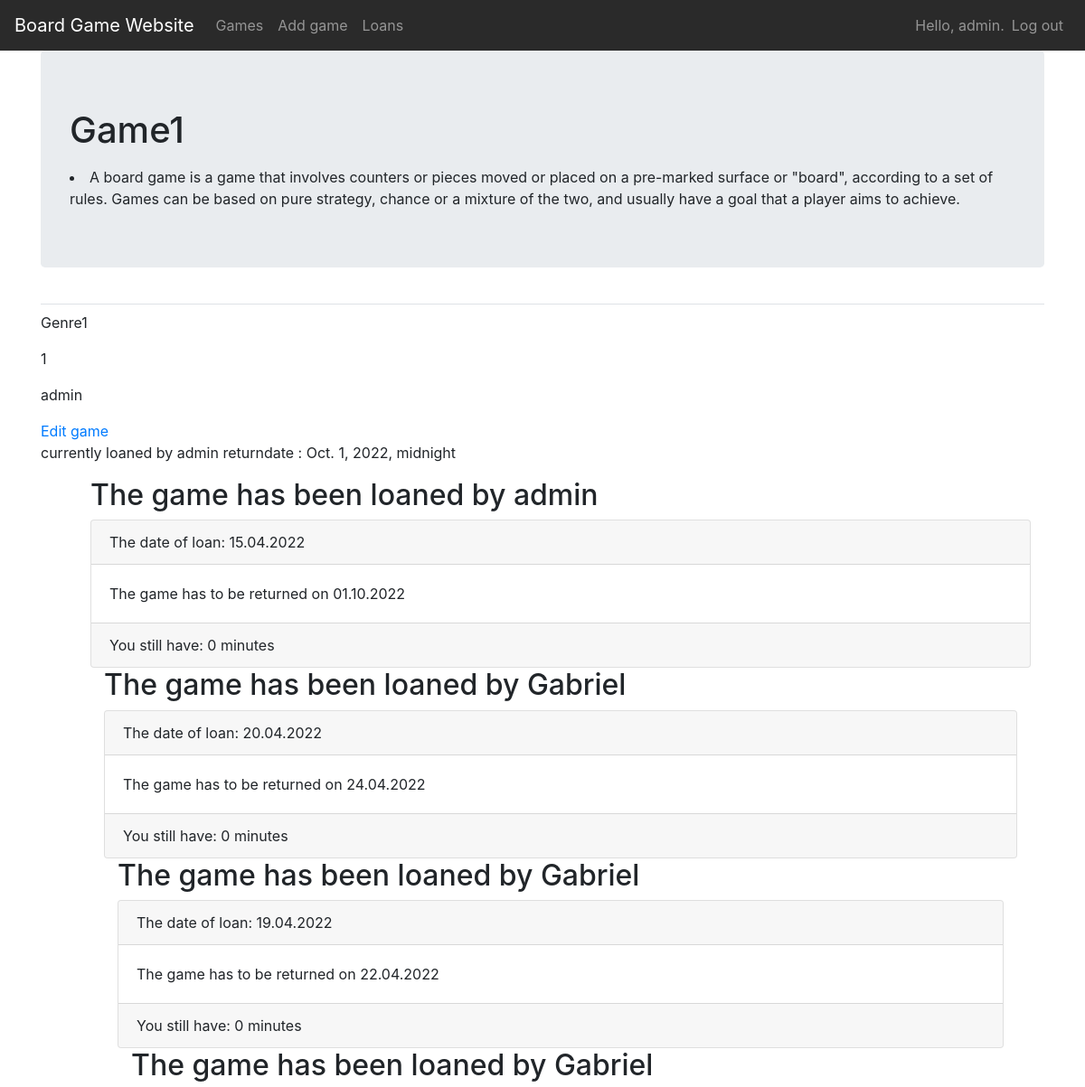
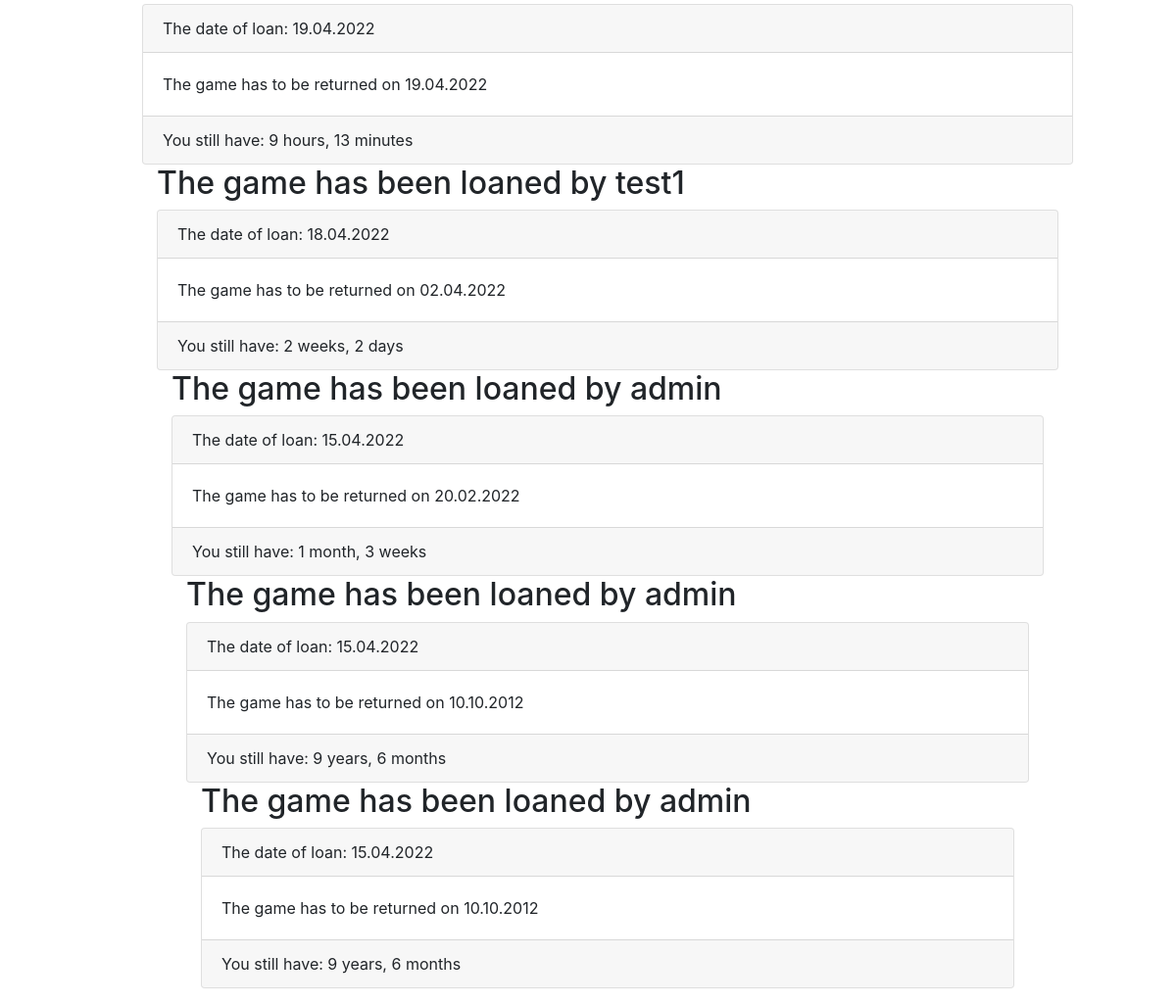
Page /games/7/ (signed in) on the committed database (2 pictures, top to bottom).
### board_games/models.py (models this page shows, shortened)
class BoardGame(models.Model):
    game = models.CharField(max_length=100)
    genre = models.CharField(max_length=200)
    year_published = models.IntegerField()
    description = models.CharField(max_length=500)
    owner = models.ForeignKey(User, on_delete=models.CASCADE)
    loaned = models.BooleanField(default=False)

class GameLoan(models.Model):
    game = models.ForeignKey(BoardGame, on_delete=models.CASCADE)
    owner = models.ForeignKey(User, on_delete=models.CASCADE)
    date_loaned = models.DateTimeField(auto_now_add=True)
    return_date = models.DateTimeField()
    returned = models.BooleanField(default=False)

### board_games/views.py (the view)
# urls.py: path("games/<int:game_id>/", views.game_info, name="game_info"),
@login_required
def game_info(request, game_id):
    game = BoardGame.objects.get(id=game_id)
    loans = GameLoan.objects.filter(game=game).order_by("-return_date")
    context = {"game": game, "loans": loans}
    return render(request, "board_games/game_info.html", context)

### board_games/templates/board_games/game_info.html
{% extends 'board_games/base.html' %}
{% block page_header %}
<div class="jumbotron">
  <h1>{{game.game}}</h1>
  <p><li>
  A board game is a game that involves counters or pieces moved or placed on a pre-marked surface or "board",
according to a set of rules. Games can be based on pure strategy,
chance or a mixture of the two, and usually have a goal that a player aims to achieve.
    </li>
</div>
{% endblock page_header %}
{% block content %}
<p>{{game.genre}}</p>
<p>{{game.year_published}}</p>
<p>{{game.owner}}</p>
<a href="{% url 'board_games:edit_game' game.id %}">Edit game</a>
{% if not game.loaned %}
<a href="{% url 'board_games:add_loan' game.id %}">Loan game</a>
{% else %}
<p>
    currently loaned by {{ loans.first.owner }} returndate : {{ loans.first.return_date }}
</p>
{% endif %}
<ul>
    {% for loan in loans %}
        <div class="container">
            <h2>The game has been loaned by {{ loan.owner }}</h2>
                 <div class="card">
                 <div class="card-header">The date of loan: {{ loan.date_loaned|date:'d.m.Y' }}</div>
                 <div class="card-body">The game has to be returned on {{ loan.return_date|date:'d.m.Y' }}</div>
                 <div class="card-footer">You still have: {{ loan.date_loaned |timeuntil:loan.return_date}}</div>
        </div>
    {% endfor %}
</ul>
{% endblock content %}

### board_games/templates/board_games/base.html (shortened to what this page needs)
{% load bootstrap4 %}
<!DOCTYPE html>
<html lang="en">
<head>
  {% bootstrap_css %}
</head>
<body>
  <nav class="navbar navbar-expand-md navbar-dark" style="background-color: #2a2a2a;">
    <a class="navbar-brand" href="{% url 'board_games:index'%}">
      Board Game Website</a>
    <div class="collapse navbar-collapse" id="navbarCollapse">
      <ul class="navbar-nav mr-auto">
        <li class="nav-item">
          <a class="nav-link" href="{% url 'board_games:games'%}">
            Games</a>
        </li>
        <li class="nav-item">
          <a class="nav-link" href="{% url 'board_games:add_game'%}">
            Add game</a>
        </li>
        <li class="nav-item">
          <a class="nav-link" href="{% url 'board_games:loans'%}">
            Loans</a>
        </li>
      </ul>
      <ul class="navbar-nav ml-auto">
        {% if user.is_authenticated %}
        <li class="nav-item">
          <span class="navbar-text">Hello, {{ user.username }}.</span>
        </li>
        <li class="nav-item">
          <a class="nav-link" href="{% url 'users:log_out' %}">Log out</a>
        </li>
        {% else %}
        <li class="nav-item">
          <a class="nav-link" href="{% url 'users:register' %}">Register</a>
        </li>
        <li class="nav-item">
          <a class="nav-link" href="{% url 'users:login' %}">Log in</a></li>
        {% endif %}
      </ul>
    </div>
  </nav>
  <main role="main" class="container">
    <div class="pb-2 mb-2 border-bottom">
      {% block page_header %}{% endblock page_header %}
    </div>
    <div>
      {% block content %}{% endblock content %}
    </div>
  </main>
</body>
</html>

### rows in the picture
BoardGame: game "Game1", genre "Genre1", year_published "1", owner "admin"
GameLoan: first.owner "admin", first.return_date "Oct. 1, 2022, midnight", owner "admin", date_loaned "15.04.2022", return_date "01.10.2022", date_loaned "0 minutes"
GameLoan: owner "Gabriel", date_loaned "20.04.2022", return_date "24.04.2022", date_loaned "0 minutes"
GameLoan: owner "Gabriel", date_loaned "19.04.2022", return_date "22.04.2022", date_loaned "0 minutes"
GameLoan: owner "Gabriel", date_loaned "19.04.2022", return_date "19.04.2022", date_loaned "9 hours, 13 minutes"
GameLoan: owner "test1", date_loaned "18.04.2022", return_date "02.04.2022", date_loaned "2 weeks, 2 days"
GameLoan: owner "admin", date_loaned "15.04.2022", return_date "20.02.2022", date_loaned "1 month, 3 weeks"
GameLoan: owner "admin", date_loaned "15.04.2022", return_date "10.10.2012", date_loaned "9 years, 6 months"
GameLoan: owner "admin", date_loaned "15.04.2022", return_date "10.10.2012", date_loaned "9 years, 6 months"

### other values in the picture
{{ user.username }} "admin"
